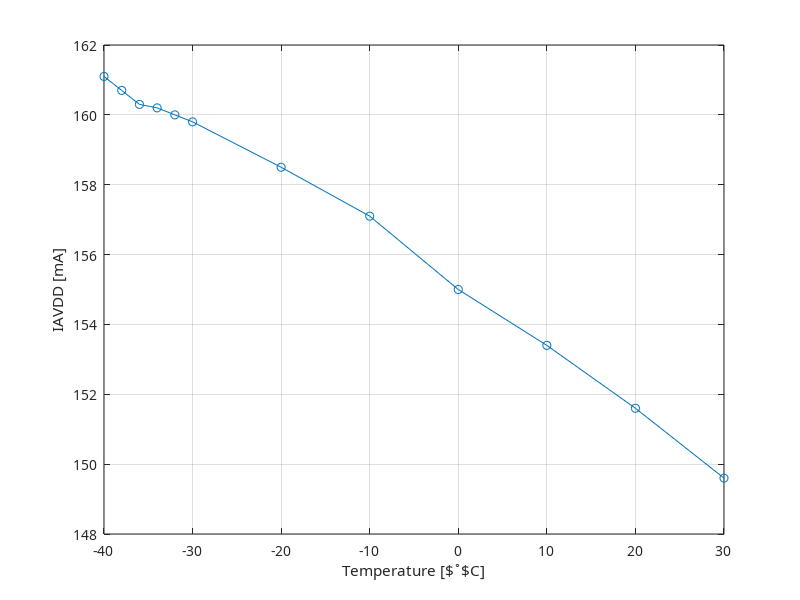
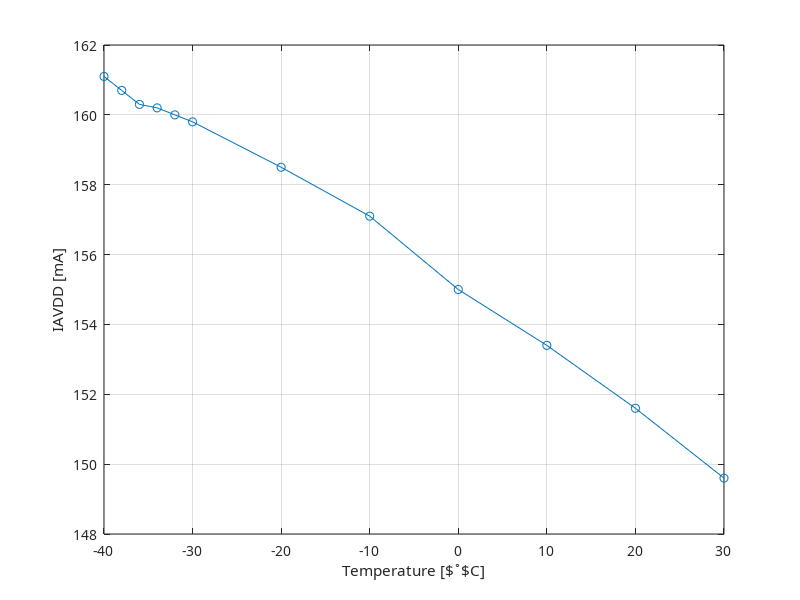
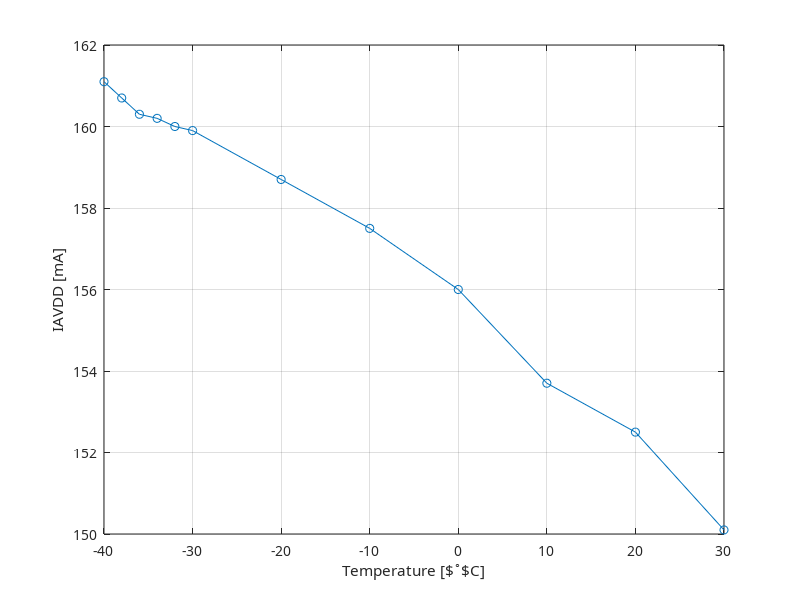
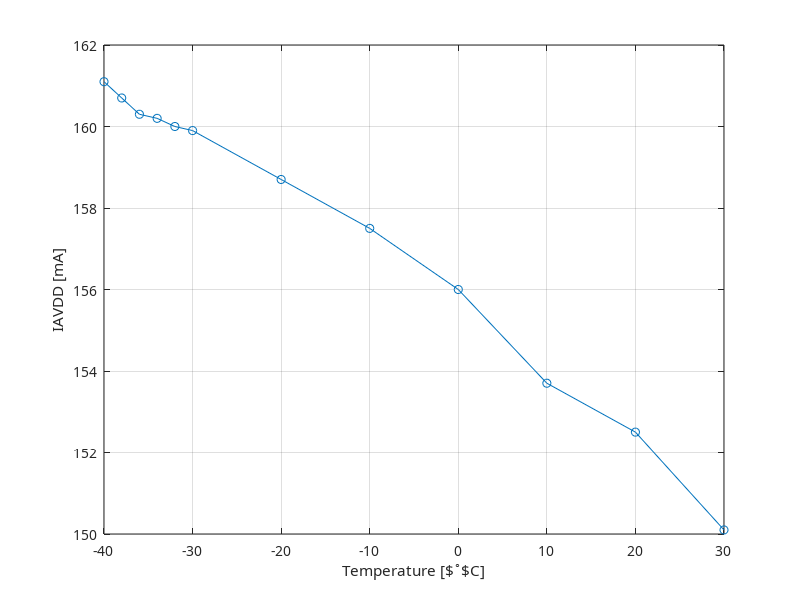

The MATLAB script that drew these images, in order:
%% IAVDD [mA] vs Temperature (CSAVREFGM: auto) (HRRR = 0011)

clear, clc;
f = figure('visible','off');

IAVDD_auto_0011 = flip([149.6 151.6 153.4 155.0 157.1 158.5 159.8 160.0 160.2 160.3 160.7 161.1]);
X_temp = [-40 -38 -36 -34 -32 -30 -20 -10 0 10 20 30]

plot(X_temp, IAVDD_auto_0011, '-o')
%title("IAVDD vs Temperature [CSAVrefGM: auto, HRRR = (0011)_2]");
xlabel('Temperature [$^{\circ}$C]');
ylabel('IAVDD [mA]');
set(gcf, 'Color', 'w');
set(gca,'fontname','Computer Modern') 
grid on

savefig('fig/IAVDD_temp_CSAVREFGM_auto_HRRR_0011.fig')
exportgraphics(gcf,'pdf/IAVDD_temp_CSAVREFGM_auto_HRRR_0011.pdf','ContentType','vector');


%% IAVDD [mA] vs Temperature (CSAVREFGM: auto) (HRRR = 0111)

f = figure('visible','off');

IAVDD_auto_0111 = flip([150.1 152.5 153.7 156.0 157.5 158.7 159.9 160.0 160.2 160.3 160.7 161.1]);
X_temp = [-40 -38 -36 -34 -32 -30 -20 -10 0 10 20 30]

plot(X_temp, IAVDD_auto_0111, '-o')
%title("IAVDD vs Temperature [CSAVrefGM: auto, HRRR = (0111)_2]");
xlabel('Temperature [$^{\circ}$C]');
ylabel('IAVDD [mA]');
set(gcf, 'Color', 'w');
set(gca,'fontname','Computer Modern') 
grid on

savefig('fig/IAVDD_temp_CSAVREFGM_auto_HRRR_0111.fig')
exportgraphics(gcf,'pdf/IAVDD_temp_CSAVREFGM_auto_HRRR_0111.pdf','ContentType','vector');


%% IAVDD [mA] vs Temperature (CSAVREFGM: 530mV)

f = figure('visible','off');

IAVDD_530mV = flip([150.7 152.3 153.8 155.3 156.7 158.0 159.3 160.0 160.3 160.5 160.2 160.6]);

plot(X_temp, IAVDD_530mV, '-o')
%title("IAVDD vs Temperature (CSAVrefGM: 530mV)");
xlabel('Temperature [$^{\circ}$C]');
ylabel('IAVDD [mA]');
set(gcf, 'Color', 'w');
set(gca,'fontname','Computer Modern') 
grid on

savefig('fig/IAVDD_temp_CSAVREFGM_530mV.fig')
exportgraphics(gcf,'pdf/IAVDD_temp_CSAVREFGM_530mV.pdf','ContentType','vector');


%% IAVDD [mA] vs Temperature (CSAVREFGM: auto [HRRR = 0011, HRRR = 0111] vs 530mV)

f = figure('visible','off');

plot(X_temp, IAVDD_auto_0011, '-o', X_temp, IAVDD_auto_0111, '-o', X_temp, IAVDD_530mV, '-o')
%title("IAVDD vs Temperature");
xlabel('Temperature [$^{\circ}$C]');
ylabel('IAVDD [mA]');
set(gcf, 'Color', 'w');
set(gca,'fontname','Computer Modern') 
grid on
legend('CSAVrefGM = auto [HRRR = $(0011)_{2}$]', 'CSAVrefGM = auto [HRRR = $(0111)_{2}$]', 'CSAVrefGM = 530mV','Location','northeast')

savefig('fig/IAVDD_temp_CSAVREFGM_auto-530mV.fig')
exportgraphics(gcf,'pdf/IAVDD_temp_CSAVREFGM_auto-530mV.pdf','ContentType','vector');
